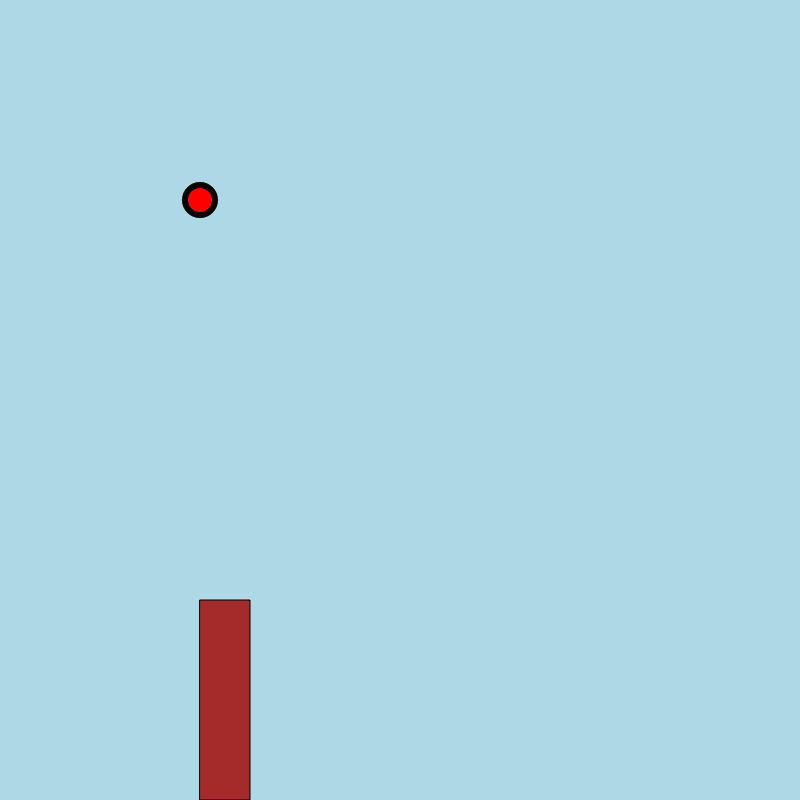
Frame 1 (no input)
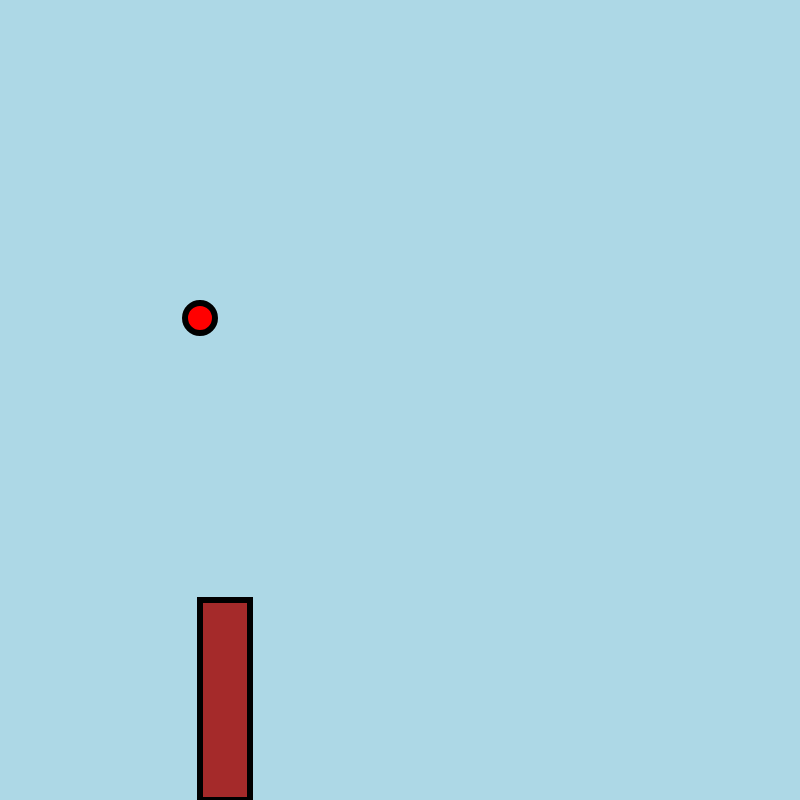
Frame 60 (no input)
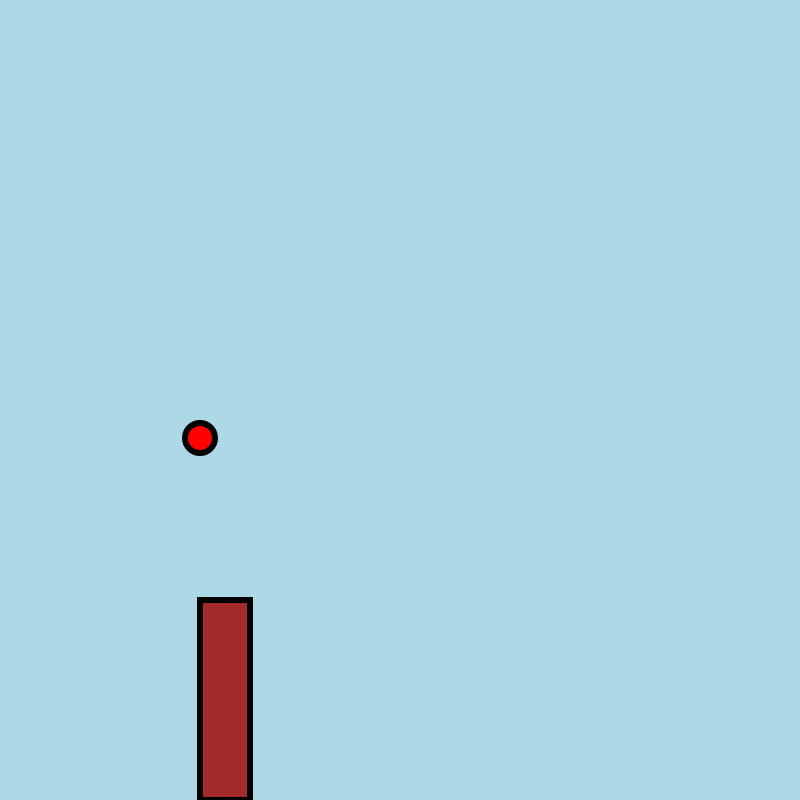
Frame 120 (the mouse pressed at the canvas centre since frame 60)

The p5.js sketch that drew these frames (run headless with seeded random() and noise() and a simulated clock; from frame 60 on, the mouse is pressed at the canvas centre):

// p5.js sketch
// ── sketch.js
// My attempt at creating angry birds in p5.js
let slingshot;
let bird;

let slingshot_x
let slingshot_y
let slingshot_w
let slingshot_h
let sling_x_offset

//sling variables

let sling_w
let sling_h

let activate_sling = false;
let NoGrav = false

//Space between the second and the third sling
// like a rubber band stuck to a stick (The angry bird slingshot)
let sling_offset = 50

let bird_x
let bird_y

let slingDrawn = false

function setup() {
  createCanvas(400*2, 400*2);

 

  slingshot_x_offset = 600

  slingshot_x = ( width - slingshot_x_offset)
  slingshot_w = 50;
  slingshot_h = 200;
  slingshot_y = height - slingshot_h

  let bird_y = 200
  let bird_size = 30

  slingshot = new Slingshot()

  sling = new Sling()

  bird = new Bird(createVector(slingshot_x,bird_y),createVector(0,2),bird_size)

  

  //instantiate sling
}

function draw() {
  background("lightblue");
  SlingshotLogic()
  BirdLogic()

}




function mouseDragged(){
  if(sling != null){
    activate_sling = true
    
  } 
     if(!slingDrawn){
       
       bird.position.x = mouseX
       bird.position.y = mouseY
     }
    
    
     
       if(!NoGrav){
        NoGrav = true
        bird.gravity.y = 0
        
      }
    


}
function mouseReleased(){
  activate_sling = false
  slingDrawn = false
  bird.position.x = 200
  bird.position.y = 200
  
  
  
  
}
  
function SlingshotLogic(){
slingshot.drawSlingshot(slingshot_x,slingshot_y,slingshot_w,slingshot_h)

  if(activate_sling){
      sling.DrawSling(slingshot_x,slingshot_y + 10,mouseX,mouseY)
      sling.DrawSling(slingshot_x,slingshot_y + sling_offset ,mouseX,mouseY)

  } 

}

function BirdLogic(){
  
  bird.RenderBird()
  bird.bird_gravity()

}









// ── Bird.js
// I plan on using inheritance to make things easier
class Bird{
    constructor(position,gravity,r){
        this.position = position
        this.r = r
        this.gravity = gravity
        
    }

    RenderBird(){
        fill("red")
        strokeWeight(6)
        circle(this.position.x,this.position.y,this.r)

    }
    bird_gravity(){
        this.position.add(this.gravity)
    }

    

}
// ── Sling.js
class Sling{

    constructor(x,y,x2,y2){
    this.x = x ,
    this.y = y, 
    this.x2 = x2,
    this.y2 = y2
    }


   DrawSling(x,y,x2,y2){
    fill("Black")
    strokeWeight(10)
    line(x,y,x2,y2)


   }
}
// ── Slingshot.js
class Slingshot{
    constructor(x,y,width,height){
        this.x = x,
        this.y = y,
        this.width = width,
        this.height = height

    }

    drawSlingshot(x,y,width,height){
        fill("brown")
        rect(x,y,width,height)
    

    }
}
